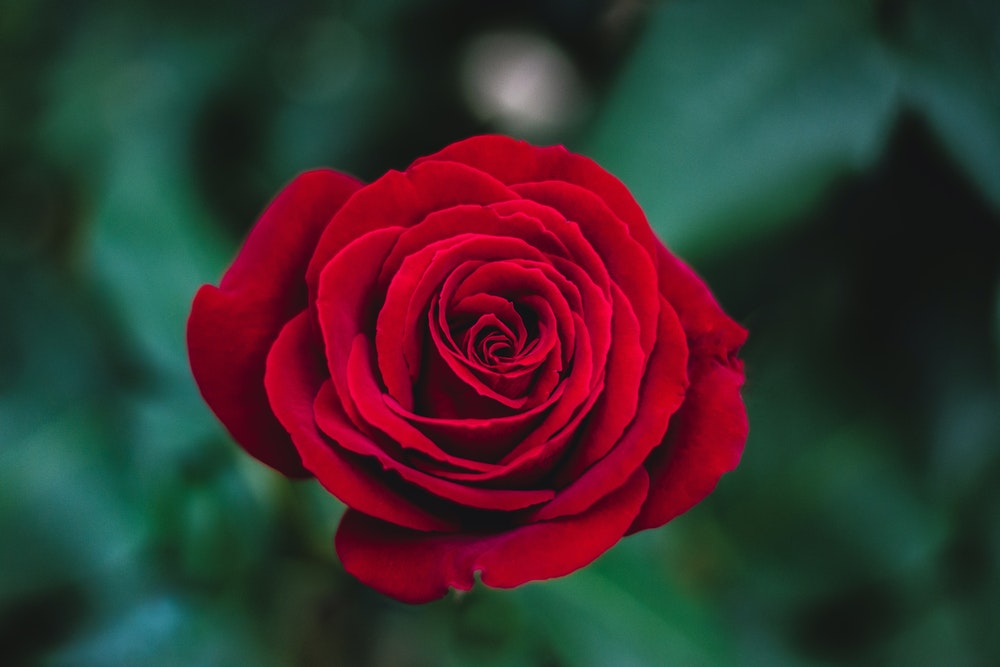
#> input picture flower.jpeg, 1000 x 667 px
$ python test.py
#> lines starting #> are read from the running program, lines starting #| are printed output that depends on the picture
import numpy as np
import cv2
from scipy.signal import convolve2d
import matplotlib.pyplot as plt

# Classic Edge Detection Masks
def euler_filter():
	print("Euler Filter")

	h_dx = np.array([[0, 0, 0], [-1, 1, 0], [0, 0, 0]])
	h_dy = np.array([[0, -1, 0], [0, 1, 0], [0, 0, 0]])

	return h_dx, h_dy

def bilinear_filter():
	print('Bilinear Filter')

	h_dx = np.array([[0, 0, 0], [-1, 0, 1], [0, 0, 0]])
	h_dy = np.array([[0, -1, 0], [0, 0, 0], [0, 1, 0]])

	return h_dx, h_dy

def prewitt_filter():
	print('Prewitt Filter')

	h_dx = (1 / 6) * np.array([[-1, 0, 1], [-1, 0, 1], [-1, 0, 1]])
	h_dy = np.transpose(h_dx)

	return h_dx, h_dy

def sobel_filter():
	print('Sobel Filter')

	h_dx = (1 / 8) * np.array([[-1, 0, 1], [-2, 0, 2], [-1, 0, 1]])
	h_dy = np.transpose(h_dx)

	return h_dx, h_dy


# img = cv2.imread("Lenna_image.png")
img = cv2.imread("flower.jpeg")
#> img is the input picture: shape (667, 1000, 3); mean B, G, R 47, 48, 59.5
img = cv2.cvtColor(img, cv2.COLOR_BGR2RGB)

plt.imshow(img)
plt.title('Original Image')
plt.show()
img = cv2.cvtColor(img, cv2.COLOR_BGR2GRAY)
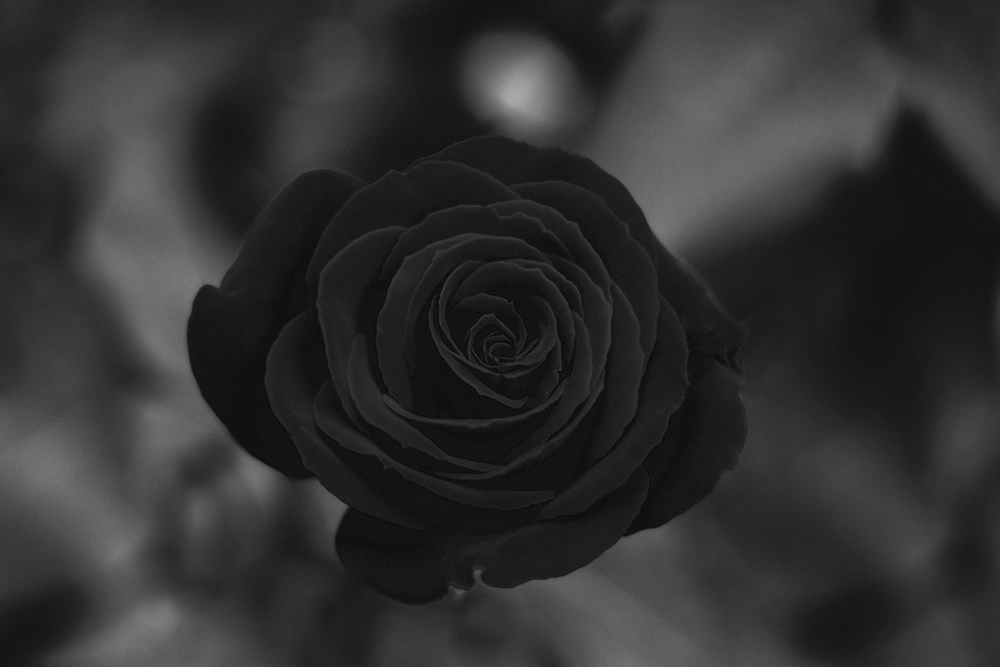
#> img: shape (667, 1000); min 6, max 168, mean 49

print(type(img))
#| <class 'numpy.ndarray'>
print(img.shape)
#| (667, 1000)
plt.imshow(img, cmap = 'gray')
plt.title('Grayscale Image')
plt.show()

# h_dx, h_dy = euler_filter()
# h_dx, h_dy = bilinear_filter()
# h_dx, h_dy = prewitt_filter()
h_dx, h_dy = sobel_filter()

print(type(h_dy), '\tShape : ', h_dx.shape)
print(h_dy)

new_image_x = convolve2d(h_dx, img, mode = 'valid')
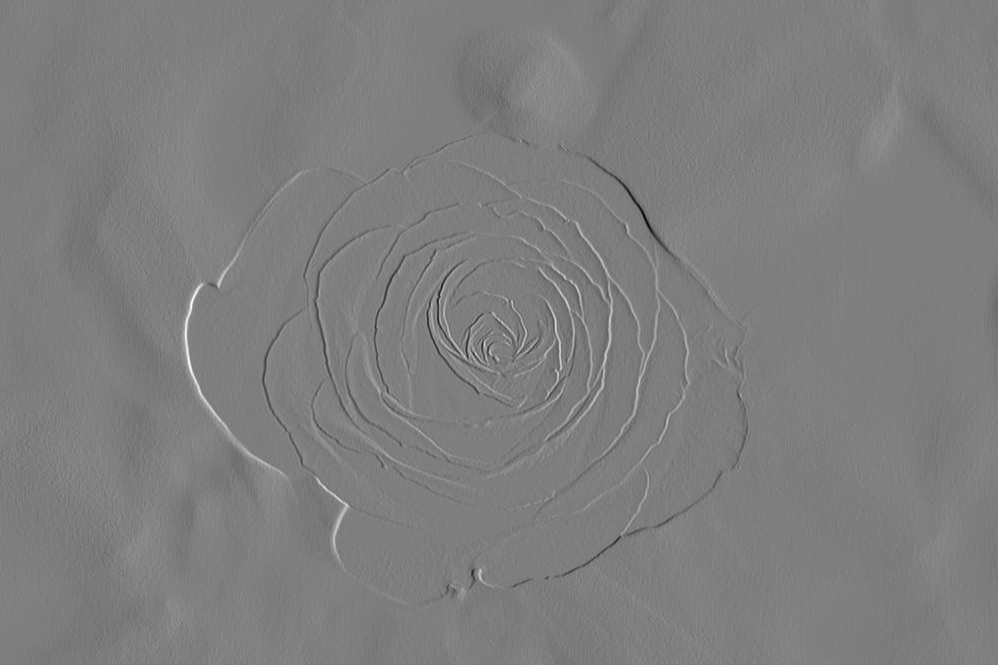
#> new_image_x: shape (665, 998) float64; min -28.12, max 28.5, mean 0; drawn with min black and max white
new_image_y = convolve2d(h_dy, img, mode = 'valid')
new_image = np.add(new_image_x, new_image_y)
# plt.subplot(5, 3, 1)
plt.imshow(new_image_x, cmap = 'gray')
plt.title('H_DX Convolution')
plt.show()
# plt.subplot(5, 3, 3)
plt.imshow(new_image_y, cmap = 'gray')
plt.title('H_DY Convolution')
plt.show()
# plt.subplot(5, 3, 2)
plt.imshow(new_image, cmap = 'gray')
print(new_image.shape)
#| (665, 998)

plt.title('Final Image')
plt.show()
